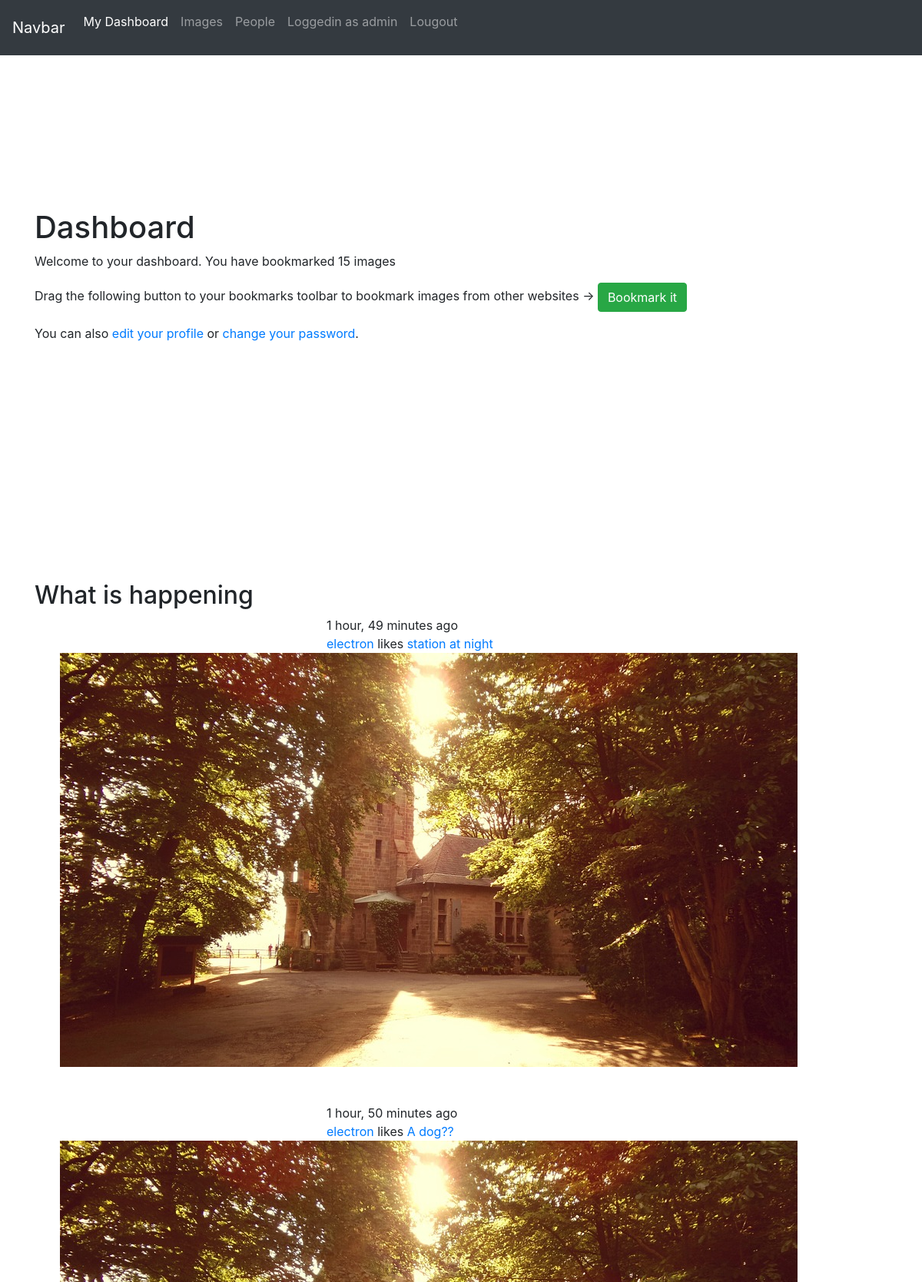
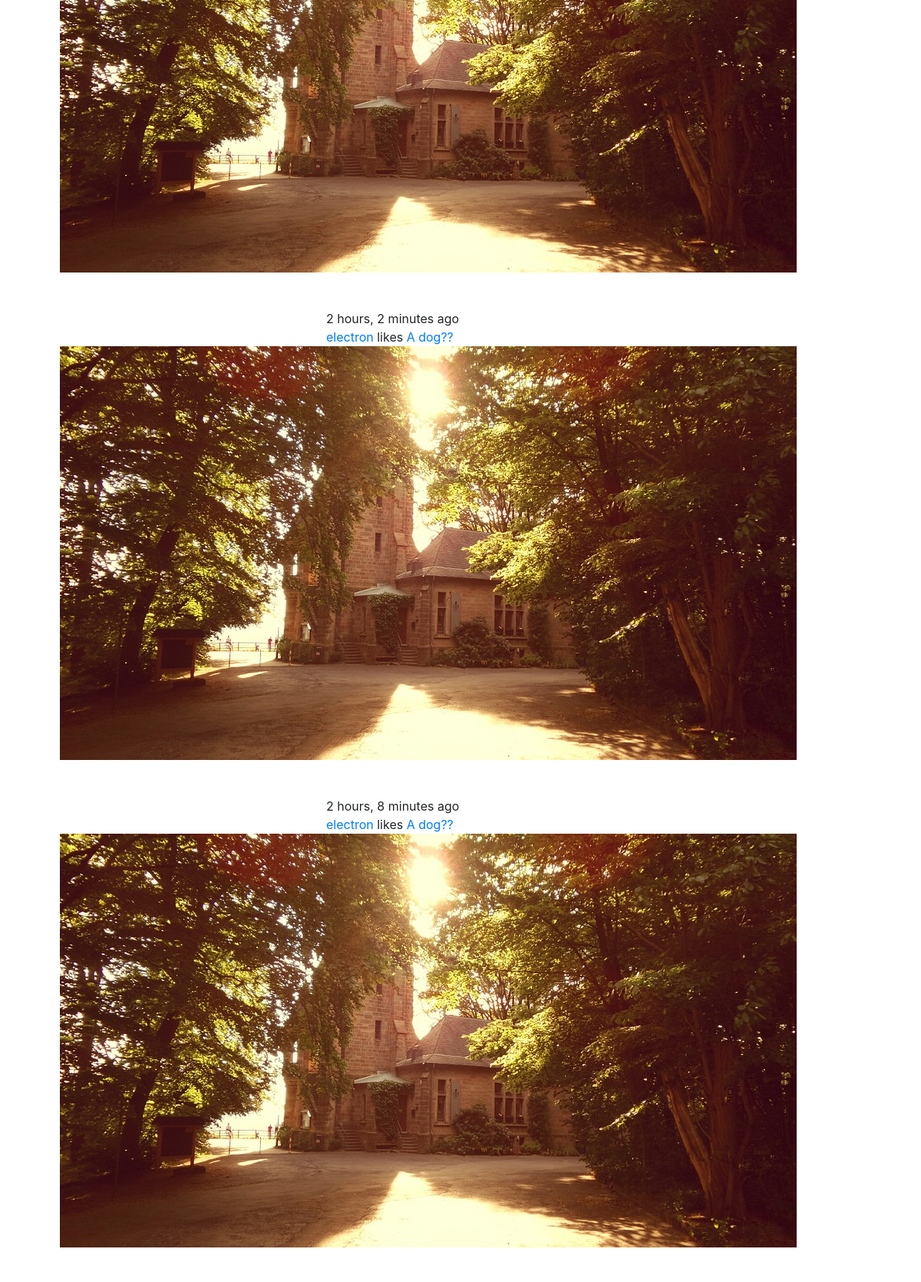
Screenshot of / (signed in, upper part) with the database file from the repository (2 pictures, top to bottom).
### actions/models.py (models this page shows)
class Action(models.Model):
    user = models.ForeignKey('auth.User',
                            related_name='actions',
                            db_index=True,
                            on_delete=models.CASCADE)
    verb = models.CharField(max_length=255)
    target_content_type = models.ForeignKey(ContentType,
                                            blank=True,
                                            null=True,
                                            related_name='target_obj',
                                            on_delete=models. CASCADE)
    target_id = models.PositiveIntegerField(null=True,
                                            blank=True,
                                            db_index=True)
    target = GenericForeignKey('target_content_type',
                                        'target_id')
    created = models.DateTimeField(auto_now_add=True,
                                    db_index=True)
    class Meta:
        ordering = ('-created', )

### images/models.py (models this page shows, shortened)
class Image(models.Model):
    user = models.ForeignKey(settings.AUTH_USER_MODEL, related_name='images_created', on_delete=models.CASCADE)
    title = models.CharField(max_length=250)
    url = models.URLField()
    image = models.ImageField(upload_to='%Y/%m/%d')
    description = models.TextField()
    slug = models.SlugField(unique=True, max_length=250)
    created = models.DateTimeField(auto_now_add=True, db_index=True)
    users_likes = models.ManyToManyField(settings.AUTH_USER_MODEL, related_name='images_liked', blank=True)
    total_likes = models.PositiveIntegerField(db_index=True, default=0)
    def get_absolute_url(self):
        return reverse('images:image-detail', args=[self.slug])

### accounts/views.py (the view)
# urls.py: path('', dashboard, name='home'),
def dashboard(request):
    all_actions = Action.objects.all()
    actions = all_actions.exclude(user=request.user)
    following_ids = request.user.following.values_list('id', flat=True)
    if following_ids:
        actions = actions.filter(user_id__in=following_ids)
    actions = actions.select_related('user', 'user__profile').prefetch_related('target')[:10]
    template_name = 'home.html'
    context = {
        'section': 'dashboard',
        'actions': actions,
    }
    return render(request, template_name, context)

### accounts/templates/home.html (shortened to what this page needs)
{% extends "base.html" %}
{% block content %}
<div style="margin-top: 200px; margin-bottom: 310px;">
<h1>Dashboard</h1>
{% with total_images_created=request.user.images_created.count %}
<p>Welcome to your dashboard. You have bookmarked
{{ total_images_created }} image{{ total_images_created|pluralize }}</p>
{% endwith %}
<p>Drag the following button to your bookmarks toolbar to bookmark images from other websites → <a href="javascript:{% include "bookmarklet_launcher.js" %}" class="btn btn-success ">Bookmark it</a></p>
<p>You can also <a href="{% url "edit-profile" %}">edit your profile</a>
or <a href="{% url "password-change" %}">change your password</a>.</p>
</div>
<h2>What is happening</h2>
<div id="actiion-lis">
    {% for action in actions %}
        {% include "actions/action/detail.html" %}
    {% endfor %}
</div>
{% endblock %}

### templates/base.html (shortened to what this page needs)
{% load static %}
<!DOCTYPE html>
<html lang="en">
<head>
    <link rel="stylesheet" href="{% static 'css/bootstrap.css' %}">
    <link rel="stylesheet" href="{% static 'css/bookmarklet.css' %}">
</head>
<body>
<nav class="navbar navbar-expand-lg navbar-dark bg-dark ">
  <a class="navbar-brand" href="#">Navbar</a>
  <div class="collapse navbar-collapse navbar-right" id="navbarNav" >
    <ul class="navbar-nav">
      <li class="nav-item {% if request.path == '/'%}
            active
          {% endif %}">
        <a class="nav-link" href="#">My Dashboard <span class="sr-only">(current)</span></a>
      </li>
      <li class="nav-item ">
        <a class="nav-link" href="{% url 'images:image-list' %}">Images</a>
      </li>
      <li class="nav-item ">
        <a class="nav-link" href="{% url 'profile_list' %}">People</a>
      </li>
      {% if request.user.is_authenticated %}
          <li class="nav-item">
            <p class="nav-link">Loggedin as {{request.user.username}}</p>
          </li>
          <li class="nav-item ">
            <a class="nav-link" href="{% url 'logout' %}">Lougout</a>
          </li>
      {% endif %}
    </ul>
  </div>
</nav>
<div class="container">
{% block content %}{% endblock content %}
</div>
</body>
</html>

### actions/templates/actions/action/detail.html
{% load thumbnail %}
{% with user=action.user profile=action.user.profile %}
    <div class="action row">
        <div class="images col-md-4 p-5">
            {% if profile.photo %}
                {% thumbnail user.profile.photo "80x80" crop="100%" as im %}
                <a href="{{user.get_absolute_url}}" >
                    <img class="time-img" src="{{ im.url}}" alt="{{ user.get_full_name}}">
                </a>
            {% endif %}
        </div>
        <div class="info col-md-4">
        <p>
            <span class="date">{{ action.created|timesince}} ago</span>
            <br>
            <a href="{{user.get_absolute_url}}">{{user.first_name}}</a>
            {{action.verb}}
            {% if action.target %}
                {% with target=action.target %}
                    <a href="{{ target.get_absolute_url }}"> {{target.title}} </a>
                {% endwith %}
            {% endif %}
        </p>
        </div>
    </div>
{% endwith %}

### rows the page displays
Action: created "1 hour, 49 minutes", user.first_name "electron", verb "likes", target "station at night"
Action: created "1 hour, 50 minutes", user.first_name "electron", verb "likes", target "A dog??"
Action: created "2 hours, 2 minutes", user.first_name "electron", verb "likes", target "A dog??"
Action: created "2 hours, 8 minutes", user.first_name "electron", verb "likes", target "A dog??"

### other values shown
{{ request.user.username }} "admin"
{{ total_images_created }} "15"
